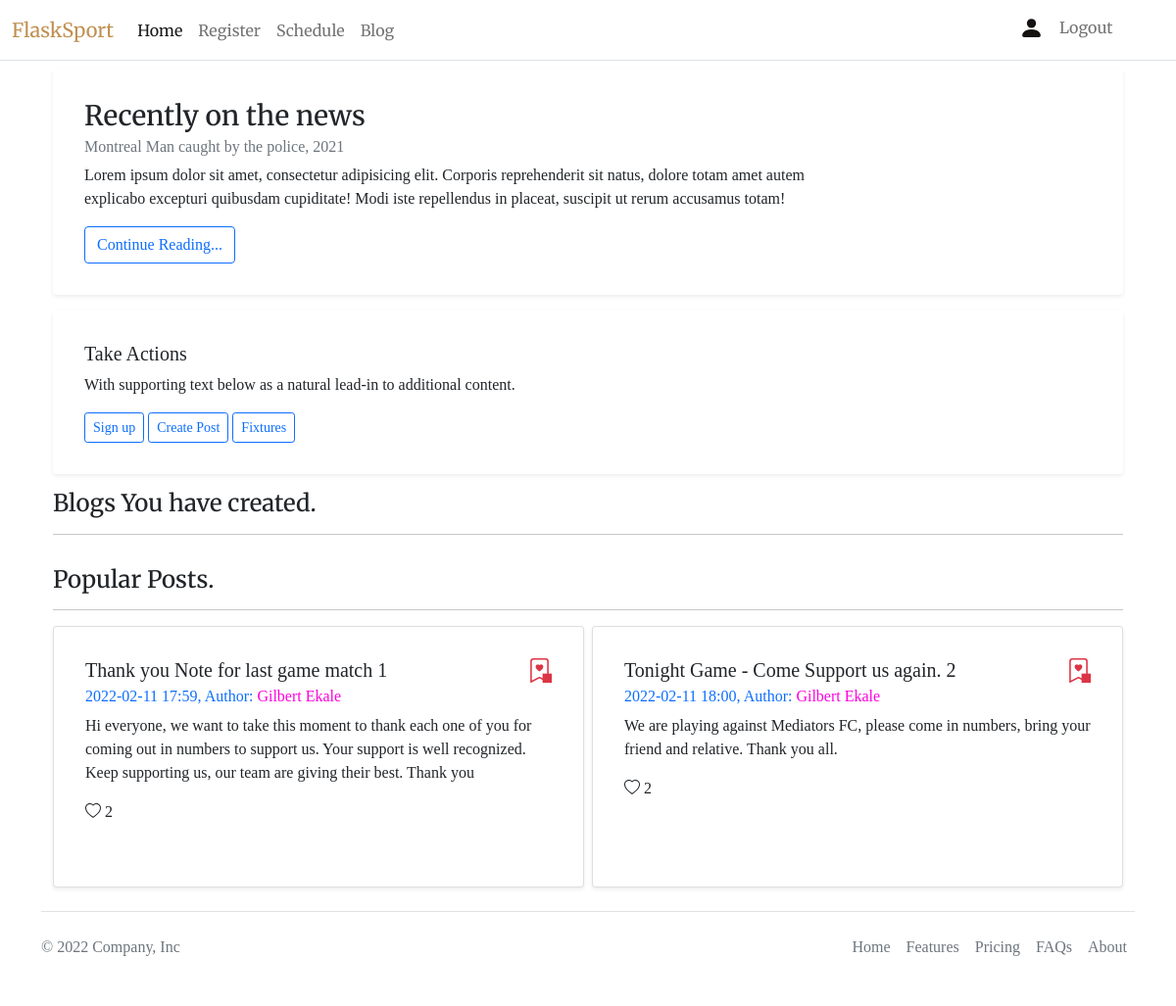
The app's page /blog/homepage/ (signed in) with its own data.
### sport/models.py (models this page shows, shortened)
class Post(db.Model):
    id = db.Column(db.Integer(), primary_key=True)
    post_title = db.Column(db.String(length=30), nullable=False)
    post_content = db.Column(db.String(length=1024), nullable=False, unique=True)
    date_created = db.Column(db.String(length=14), nullable=False)
    likes_count = db.Column(db.Integer(), nullable=True, default=0)
    creator_id = db.Column(db.Integer(), db.ForeignKey("user.id"), nullable=False)
    bookmarked = db.relationship("Bookmarks", backref="post", lazy=True)

class Bookmarks(db.Model):
    id = db.Column(db.Integer(), primary_key=True)
    post_id = db.Column(db.Integer(), db.ForeignKey("post.id"), nullable=True)
    liker_id = db.Column(db.Integer(), db.ForeignKey("user.id"), nullable=True)

class User(db.Model, UserMixin):
    id = db.Column(db.Integer(), primary_key=True)
    username = db.Column(db.String(length=20), nullable=False, unique=True)
    first_name = db.Column(db.String(length=30), nullable=False, unique=True)
    last_name = db.Column(db.String(length=20), nullable=False, unique=True)
    email = db.Column(db.String(length=20), nullable=False, unique=True)
    password_hash = db.Column(db.String(length=80), nullable=False)
    date_of_birth = db.Column(db.String(length=10), nullable=False)
    team_id = db.Column(
        db.Integer(), db.ForeignKey("team.id"), nullable=True
    )  # created only when the user registers for sport.
    is_registered = db.Column(
        db.Boolean(), nullable=True
    )  # updated when user registers.
    user_bookmarked = db.relationship("Bookmarks", backref="user", lazy=True)
    posts_created = db.relationship("Post", backref="user", lazy=True)
    player_attributes = db.relationship("Attributes", backref="user", lazy=True)
    @property
    def password(self):
        return self.password

### sport/routes.py (the view)
@app.route("/blog/homepage/", methods=["POST", "GET"])
@login_required
def blog_page():
    content = CreatePostForm()
    user_blogs = (
        Post.query.filter_by(creator_id=current_user.id)
        .order_by(Post.date_created)
        .limit(2)
    )
    all_blogs = blogsview.blog()
    bookmarks = Bookmarks.query.all()
    if request.method == "POST":
        like = request.form.get(
            "post_liked"
        )  # value = 1; used to increase likes count/ bookmarks
        postid = request.form.get("current_post_id")
        if like == "1":
            current_post = Post.query.filter_by(id=int(postid)).first()
            book_mark = Bookmarks.query.filter_by(post_id=current_post.id).all()
            for item in book_mark:
                if item.liker_id == current_user.id:
                    flash("You already liked this post", category="info")
                    return redirect(url_for("blog_page"))
            else:
                this_post = Post.query.filter_by(id=int(postid)).first()
                post_bookmark = Bookmarks(
                    post_id=this_post.id, liker_id=current_user.id
                )
                db.session.add(post_bookmark)
                db.session.commit()
                this_post.update_likes(like)
                flash("You have liked this post", category="success")
                return redirect(url_for("blog_page"))
        else:
            create_post = Post(
                post_title=content.post_title.data,
                post_content=content.post_content.data,
                date_created=datetime.datetime.today(),
                creator_id=current_user.id,
            )
            db.session.add(create_post)
            db.session.commit()
            flash("Your post has been uploaded !!! ")
            return redirect(url_for("blog_page"))
    elif request.method == "GET":
        return render_template(
            "blog/blog-create-post.html",
            content=content,
            user_blogs=user_blogs,
            all_blogs=all_blogs,
            bookmarks=bookmarks,
        )
    else:
        flash("Sorry we have no idea what just happen", category="info")

### sport/models.py (called while the page is built)
@login_manager.user_loader
def load_user(user_id):
    return User.query.get(int(user_id))

### sport/utility/blogsview.py (called while the page is built)
def blog():
    blogs = Post.query.all()
    all_blogs = []
    for item in blogs:
        recent_blog = {}
        creator = User.query.filter_by(id=item.creator_id).first()
        recent_blog["id"] = item.id
        recent_blog["post_title"] = item.post_title
        recent_blog["date_created"] = item.date_created
        recent_blog["post_content"] = item.post_content
        recent_blog["creator_name"] = creator.first_name
        recent_blog["likes_count"] = item.likes_count
        all_blogs.append(recent_blog)
    return all_blogs

### sport/templates/blog/blog-create-post.html (shortened to what this page needs)
{% extends 'base.html'%} {% block title %} Create Post {% endblock %} {% block content %}
<main id="blog" class="container mt-2">
    <section id="blog-recent">
        <div class="container">
            <div class="card border-0 shadow-sm p-3 mb-3 bg-body rounded">
                <div class="card-body">
                    <h3 class="card-title">Recently on the news</h3>
                    <h6 class="card-subtitle mb-2 text-muted">
                        Montreal Man caught by the police, 2021
                    </h6>
                    <p class="card-text" style="width: 50rem">
                        Lorem ipsum dolor sit amet, consectetur adipisicing elit. Corporis reprehenderit sit natus,
                        dolore totam amet autem explicabo excepturi quibusdam cupiditate! Modi iste repellendus in
                        placeat, suscipit ut rerum accusamus totam!
                    </p>
                    <a href="" class="btn btn-outline-primary">Continue Reading...</a>
                </div>
            </div>
        </div>
    </section>
    <section id="create-post">
        <div class="container">
            <div class="card border-0 shadow-sm p-3 mb-3 bg-body rounded">
                <div class="card-body">
                    <h5 class="card-title">Take Actions</h5>
                    <p class="card-text">
                        With supporting text below as a natural lead-in to additional content.
                    </p>
                    <a href="#" class="btn btn-outline-primary btn-sm">Sign up</a> {% include 'includes/post-modal.html'
                    %}
                    <a href="{{url_for('schedule_page', dates='2022/23 season')}}"
                        class="btn btn-outline-primary btn-sm">Fixtures</a>
                </div>
            </div>
        </div>
    </section>
    <section id="recent-blogs">
        <div class="container">
            <h4>Blogs You have created.</h4>
            <hr />
            <br>
            <h4>Popular Posts.</h4>
            <hr />
            <div class="row row-cols-1 row-cols-md-2 g-2">
                {% for item in all_blogs %} {% if item.creator_name != current_user.first_name %}
                <div class="col">
                    <div class="card shadow-sm p-3 mb-3 bg-body rounded h-100">
                        <div class="card-body">
                            <h5 class="card-title font-weight-bold d-flex justify-content-between">
                                {{item.post_title}} {{item.id}}
                                {% for item_marked in bookmarks %} {% if item_marked.post_id == item.id %}{% if
                                item_marked.liker_id == current_user.id %}
                                <svg xmlns="http://www.w3.org/2000/svg" width="25" height="25" fill="currentColor"
                                    class="bi bi-bookmark-heart" viewBox="0 0 16 16" id="book-{{item.id}}">
                                    <path fill-rule="evenodd"
                                        d="M8 4.41c1.387-1.425 4.854 1.07 0 4.277C3.146 5.48 6.613 2.986 8 4.412z" />
                                    <path
                                        d="M2 2a2 2 0 0 1 2-2h8a2 2 0 0 1 2 2v13.5a.5.5 0 0 1-.777.416L8 13.101l-5.223 2.815A.5.5 0 0 1 2 15.5V2zm2-1a1 1 0 0 0-1 1v12.566l4.723-2.482a.5.5 0 0 1 .554 0L13 14.566V2a1 1 0 0 0-1-1H4z" />
                                    <rect x="10" y="10" width="100" height="100" />
                                </svg> {% endif %}{% endif %} {% endfor %}
                            </h5>
                            <h6 class="card-subtitle mb-2 text-primary">
                                {{item.date_created[:16]}}, Author:
                                <span style="color: rgb(255, 0, 221)">{{item.creator_name}}</span>
                            </h6>
                            <p class="card-text">{{item.post_content}}</p>
                            <form method="post" id="item-{{item.id}}">
                                <p>
                                    <span id="likes-item-{{item.id}}">{{item.likes_count}}</span>
                                </p>
                            </form>
                        </div>
                    </div>
                </div>
                {% endif %} {% endfor %}
            </div>
        </div>
    </section>
</main>
{% endblock %}

### sport/templates/blog/blog-create-post.html (style rules this page uses)
svg, .card { cursor: pointer; }

### sport/templates/base.html (style rules this page uses)
body { font-family: 'Times New Roman', Times, serif; }
h1, h3, h4 { font-family: 'Merriweather', serif; }
.bi { vertical-align: -.125em; fill: currentColor; }

### records on screen
Post: post_title "Thank you Note for last game match", date_created "2022-02-11 17:59", post_content "Hi everyone, we want to take this moment to thank each one of you for coming out in numbers to support us. Your support is well recognized. Keep supporting us, our team are giving their best. Thank you"
User: creator_name "Gilbert Ekale" "Gilbert Ekale"
Post: post_title "Tonight Game - Come Support us again.", date_created "2022-02-11 18:00", post_content "We are playing against Mediators FC, please come in numbers, bring your friend and relative. Thank you all."
Bookmarks: {{ item.id }} 2 (drawn)

### other values on screen
{{ item.id }} "1" "2"
{{ item.likes_count }} "2" "2"
